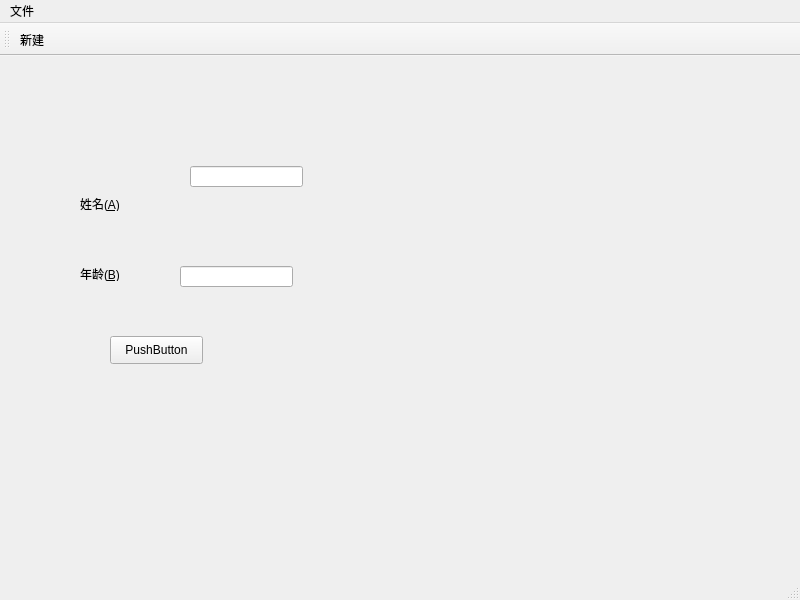
<?xml version="1.0" encoding="UTF-8"?>
<ui version="4.0">
 <class>MainWindow</class>
 <widget class="QMainWindow" name="MainWindow">
  <property name="geometry">
   <rect>
    <x>0</x>
    <y>0</y>
    <width>800</width>
    <height>600</height>
   </rect>
  </property>
  <property name="windowTitle">
   <string>MainWindow</string>
  </property>
  <widget class="QWidget" name="centralwidget">
   <widget class="QLabel" name="label">
    <property name="geometry">
     <rect>
      <x>80</x>
      <y>140</y>
      <width>72</width>
      <height>15</height>
     </rect>
    </property>
    <property name="text">
     <string>姓名(&amp;A)</string>
    </property>
    <property name="buddy">
     <cstring>lineEdit</cstring>
    </property>
   </widget>
   <widget class="QLabel" name="label_2">
    <property name="geometry">
     <rect>
      <x>80</x>
      <y>210</y>
      <width>72</width>
      <height>15</height>
     </rect>
    </property>
    <property name="text">
     <string>年龄(&amp;B)</string>
    </property>
    <property name="buddy">
     <cstring>lineEdit_2</cstring>
    </property>
   </widget>
   <widget class="QLineEdit" name="lineEdit">
    <property name="geometry">
     <rect>
      <x>190</x>
      <y>110</y>
      <width>113</width>
      <height>21</height>
     </rect>
    </property>
   </widget>
   <widget class="QLineEdit" name="lineEdit_2">
    <property name="geometry">
     <rect>
      <x>180</x>
      <y>210</y>
      <width>113</width>
      <height>21</height>
     </rect>
    </property>
   </widget>
   <widget class="QPushButton" name="pushButton">
    <property name="geometry">
     <rect>
      <x>110</x>
      <y>280</y>
      <width>93</width>
      <height>28</height>
     </rect>
    </property>
    <property name="text">
     <string>PushButton</string>
    </property>
   </widget>
  </widget>
  <widget class="QStatusBar" name="statusbar"/>
  <widget class="QMenuBar" name="menuBar">
   <property name="geometry">
    <rect>
     <x>0</x>
     <y>0</y>
     <width>800</width>
     <height>26</height>
    </rect>
   </property>
   <widget class="QMenu" name="menu">
    <property name="title">
     <string>文件</string>
    </property>
    <addaction name="actionnewfile"/>
   </widget>
   <addaction name="menu"/>
  </widget>
  <widget class="QToolBar" name="toolBar">
   <property name="windowTitle">
    <string>toolBar</string>
   </property>
   <attribute name="toolBarArea">
    <enum>TopToolBarArea</enum>
   </attribute>
   <attribute name="toolBarBreak">
    <bool>false</bool>
   </attribute>
   <addaction name="actionnewfile"/>
  </widget>
  <action name="actionnewfile">
   <property name="text">
    <string>新建</string>
   </property>
   <property name="toolTip">
    <string>创建文件</string>
   </property>
  </action>
 </widget>
 <resources/>
 <connections>
  <connection>
   <sender>pushButton</sender>
   <signal>clicked()</signal>
   <receiver>MainWindow</receiver>
   <slot>close()</slot>
   <hints>
    <hint type="sourcelabel">
     <x>178</x>
     <y>320</y>
    </hint>
    <hint type="destinationlabel">
     <x>246</x>
     <y>412</y>
    </hint>
   </hints>
  </connection>
 </connections>
</ui>
